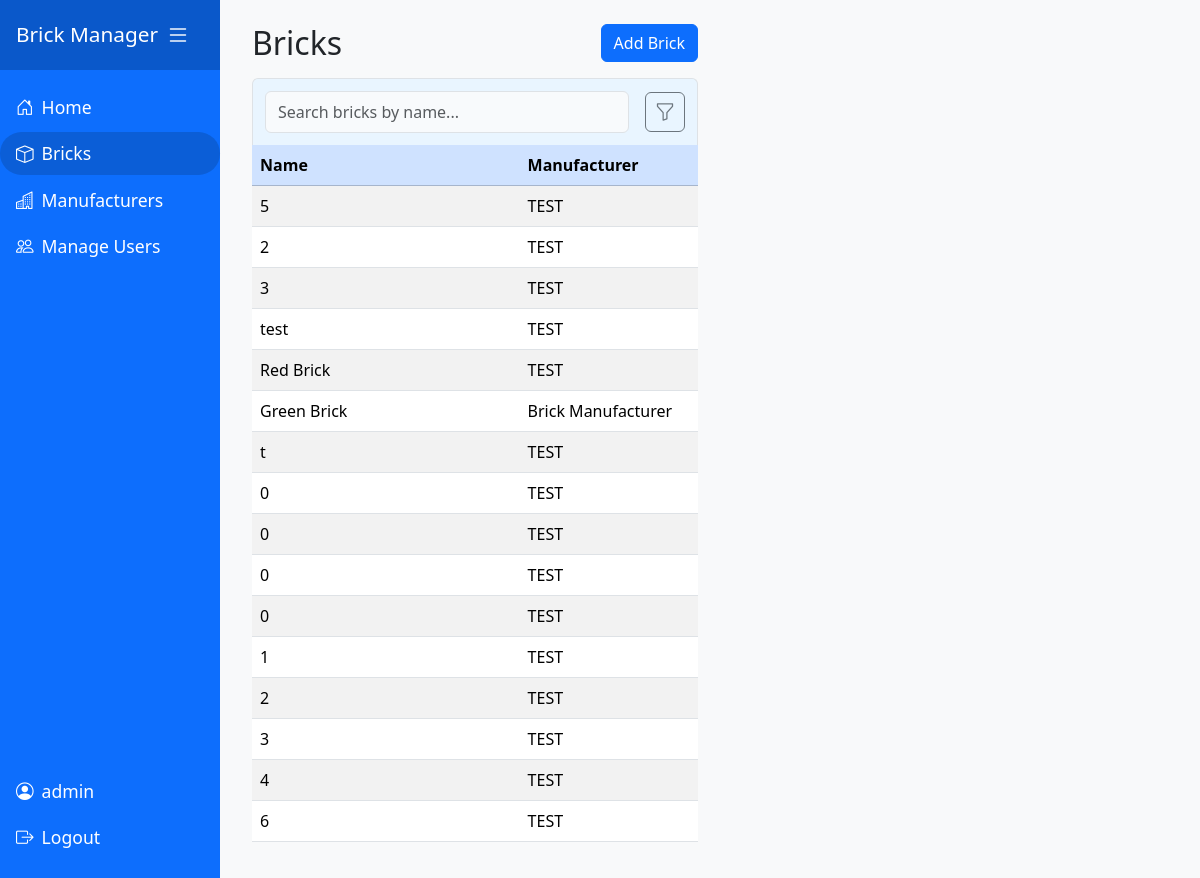
The page /bricks (signed in) on the database as committed earlier.
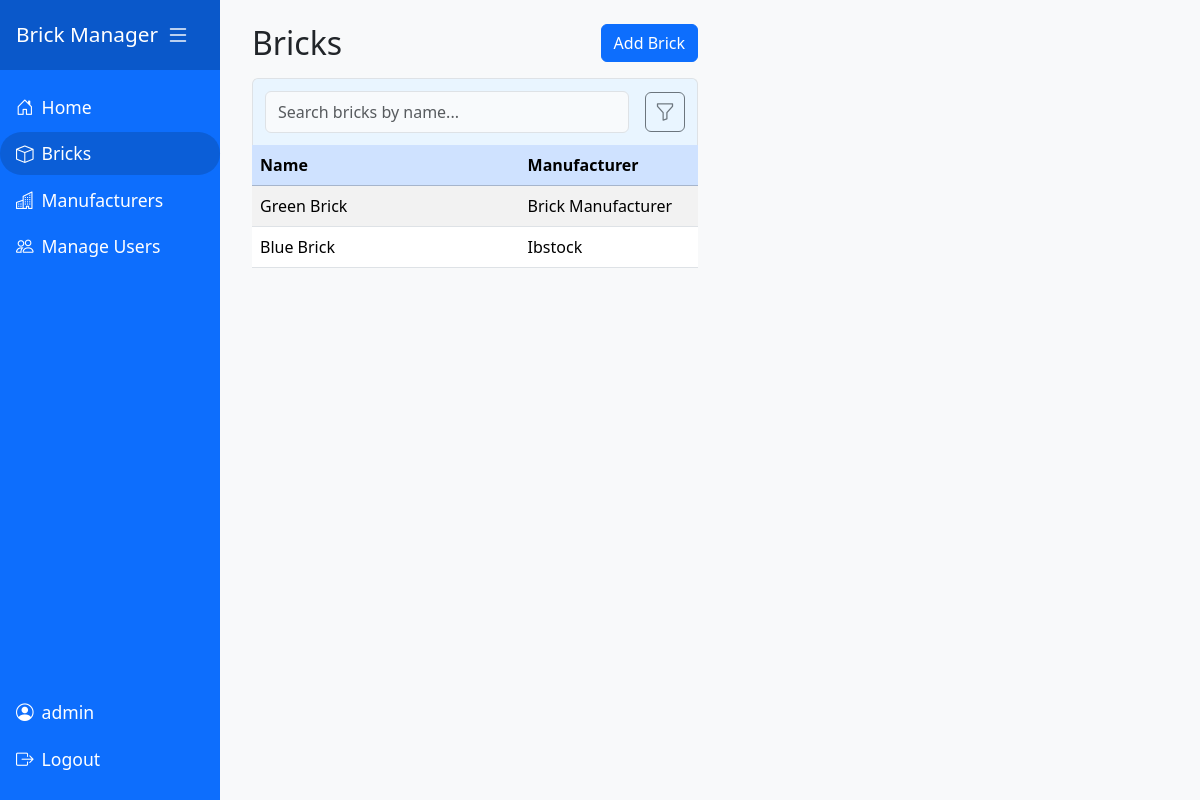
The same page on the database as committed later.
### models.py (models this page shows)
class Brick(db.Model):
    id = db.Column(db.Integer, primary_key=True)
    name = db.Column(db.String(150), nullable=False)
    colour = db.Column(db.String(50), nullable=False)
    material = db.Column(db.String(100), nullable=False)
    strength = db.Column(db.String(50), nullable=False)
    width = db.Column(db.Float, nullable=False)
    depth = db.Column(db.Float, nullable=False)
    height = db.Column(db.Float, nullable=False)
    type = db.Column(db.String(100), nullable=False)
    voids = db.Column(db.Integer, nullable=False)
    manufacturerId = db.Column(db.Integer, db.ForeignKey('manufacturer.id'), nullable=False)

class Manufacturer(db.Model):
    id = db.Column(db.Integer, primary_key=True)
    name = db.Column(db.String(150), nullable=False, unique=True)
    address = db.Column(db.String(250), nullable=False)
    bricks = db.relationship('Brick', backref='manufacturer', lazy=True)

### bricks.py (the view)
@bricks_bp.route('/bricks')
@bricks_bp.route('/bricks/<int:brick_id>')
def bricks(brick_id=None):
    allBricks = Brick.query.all()
    def brick_to_dict(brick):
        return {
            'id': brick.id,
            'name': brick.name,
            'colour': brick.colour,
            'material': brick.material,
            'strength': brick.strength,
            'width': brick.width,
            'depth': brick.depth,
            'height': brick.height,
            'type': brick.type,
            'voids': brick.voids,
            'manufacturer': {
                'id': brick.manufacturer.id if brick.manufacturer else None,
                'name': brick.manufacturer.name if brick.manufacturer else ''
            }
        }
    brick_dicts = [brick_to_dict(b) for b in allBricks]
    selected_brick_id = None
    if brick_id is not None and any(b['id'] == brick_id for b in brick_dicts):
        selected_brick_id = brick_id
    return render_template('bricks.html', bricks=brick_dicts, selected_brick_id=selected_brick_id)

### app.py (called while the page is built)
@app.before_request
def require_login():
    allowedRoutes = ['users.login']
    endpoint = request.endpoint
    if endpoint is None:
        return  # Let Flask handle it
    if endpoint in allowedRoutes or endpoint.startswith('static'):
        return  # Allow access
    if not session.get('userId'):
        return redirect(url_for('users.login', next=request.url))

### templates/bricks.html (shortened to what this page needs)
{% extends 'base.html' %}
{% block content %}
<div class="row flex-lg-nowrap" style="height: 100%; min-height: 500px;">
    <div class="col-lg-4 col-12 d-flex flex-column">
        <div class="d-flex justify-content-between align-items-center mb-3">
            <h2 class="mb-0">Bricks</h2>
            {% if session.get('userId') %}
            <a href="{{ url_for('bricks.addBrick') }}{% if selected_brick_id %}?selected_brick_id={{ selected_brick_id }}{% endif %}" class="btn btn-primary ms-3">Add Brick</a>
            {% endif %}
        </div>
        <div class="table-responsive bricks-table-responsive flex-grow-1">
            <div class="table-search-container d-flex align-items-center gap-2 position-relative" style="z-index: 10;">
                <input type="text" id="brick-search-box" class="form-control table-search-box" placeholder="Search bricks by name...">
                <button type="button" id="brick-filter-btn" class="btn btn-outline-secondary ms-2 position-relative" title="Filter bricks" aria-label="Filter">
                    <i class="bi bi-funnel"></i>
                </button>
                            {% set manufacturers = bricks | map(attribute='manufacturer') | map(attribute='name') | unique | list %}
            </div>
            <table class="table table-striped table-hover align-middle" id="bricks-table">
                <colgroup>
                    <col style="width: 60%">
                    <col style="width: 40%">
                </colgroup>
                <thead class="table-primary">
                    <tr>
                        <th>Name</th>
                        <th>Manufacturer</th>
                    </tr>
                </thead>
                <tbody>
                    {% for brick in bricks %}
                    <tr class="brick-row" data-brick='{{ brick | tojson | safe }}' data-id="{{ brick.id }}">
                        <td>{{ brick.name }}</td>
                        <td>{{ brick.manufacturer.name }}</td>
                    </tr>
                    {% endfor %}
                </tbody>
            </table>
        </div>
    </div>
    <div class="col-lg-8 col-12 d-flex flex-column" style="height: 100%;">
    </div>
</div>
<link rel="stylesheet" href="{{ url_for('static', filename='css/bricks.css') }}">
{% endblock %}

Rows that differ between the two databases and show on the page:
removed Brick: name "5", manufacturer.name "TEST"
removed Brick: name "2", manufacturer.name "TEST"
removed Brick: name "3", manufacturer.name "TEST"
removed Brick: name "test", manufacturer.name "TEST"
removed Brick: name "Red Brick", manufacturer.name "TEST"
removed Brick: name "0", manufacturer.name "TEST"
removed Brick: name "0", manufacturer.name "TEST"
removed Brick: name "0", manufacturer.name "TEST"
removed Brick: name "0", manufacturer.name "TEST"
removed Brick: name "1", manufacturer.name "TEST"
removed Brick: name "2", manufacturer.name "TEST"
removed Brick: name "3", manufacturer.name "TEST"
removed Brick: name "4", manufacturer.name "TEST"
removed Brick: name "6", manufacturer.name "TEST"
changed Brick: name "t" → "Blue Brick"; manufacturer.name "TEST" → "Ibstock"
